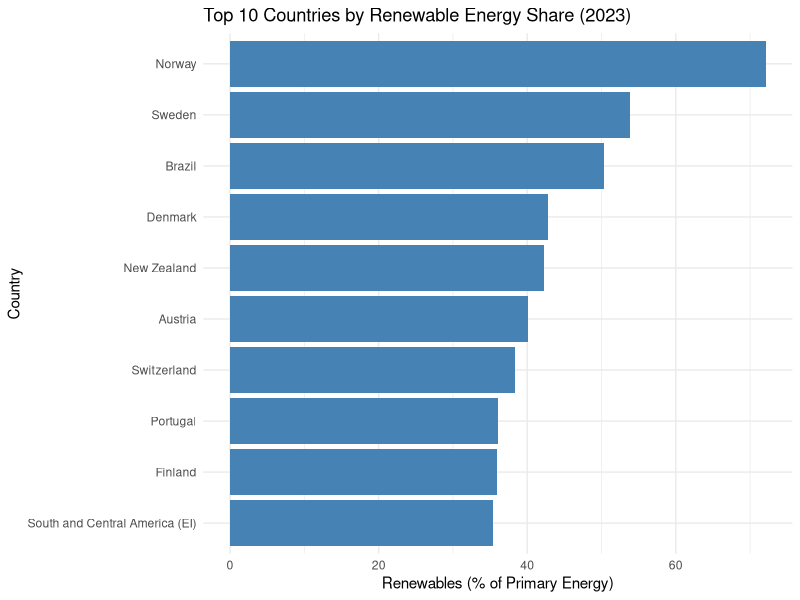
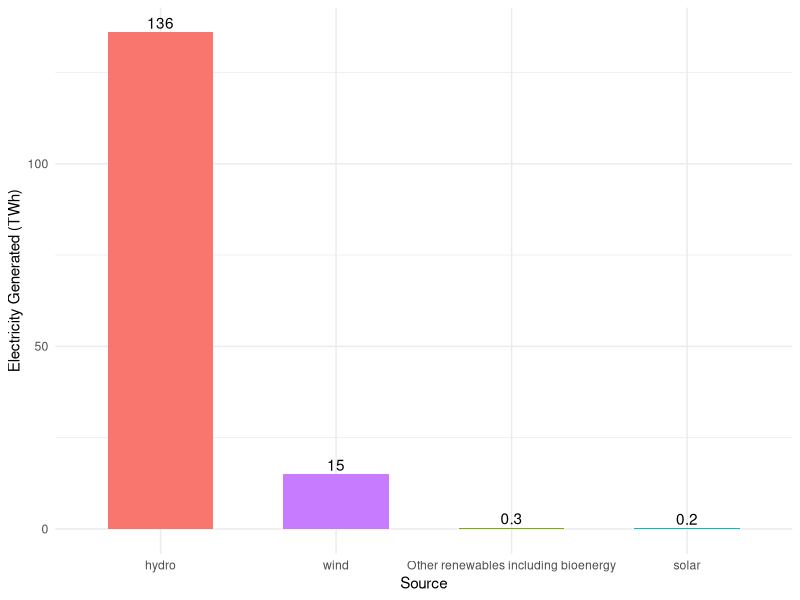
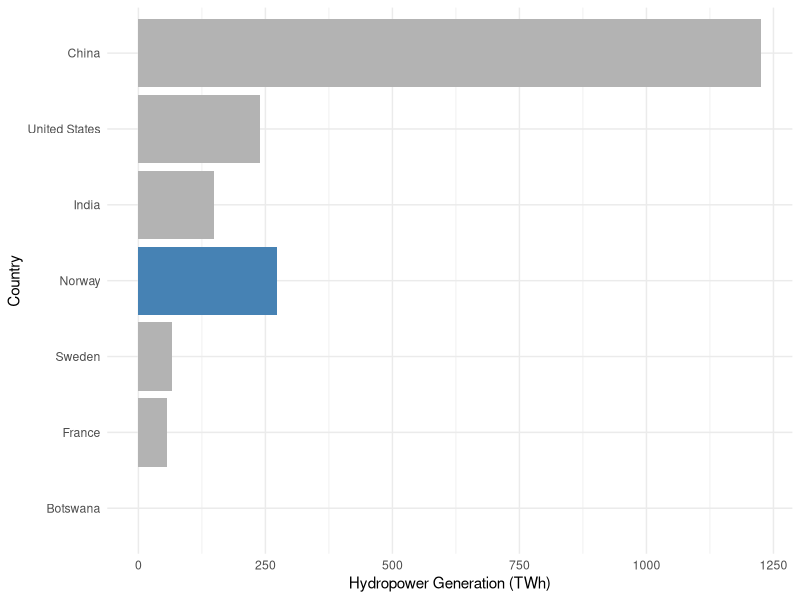
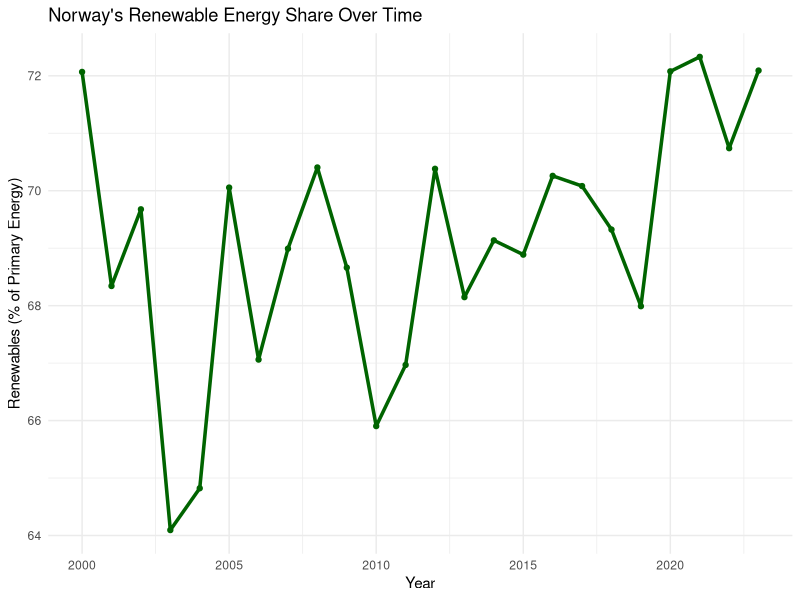

These figures' R source, in order:
## ---- chunk 1
library(readr)
library(tidyverse)

data <- read_csv("renewable-share-energy.csv")

top10_clean <- data %>%
  filter(Year == 2023, 
         !Entity %in% c("World", "Africa", "Asia", "Europe", "Oceania", 
                        "North America", "South America", "Eastern Africa (EI)")) %>%
  arrange(desc(`Renewables (% equivalent primary energy)`)) %>%
  slice(1:10)


## ---- chunk 2
library(knitr)

top10_clean %>%
  select(Entity, Code, Year, `Renewables (% equivalent primary energy)`) %>%
  rename(
    Country = Entity,
    `Renewables (%)` = `Renewables (% equivalent primary energy)`
  ) %>%
  kable(caption = "Top 10 Countries by Share of Renewable Energy in 2023")
## ---- chunk 3
#| label: fig-top10-bar
#| echo: false
#| fig-cap: "Top 10 Countries by Renewable Share in 2023"
#| fig-height: 5
#| fig-width: 8
ggplot(top10_clean, aes(x = reorder(Entity, `Renewables (% equivalent primary energy)`), 
                  y = `Renewables (% equivalent primary energy)`)) +
  geom_col(fill = "steelblue") +
  coord_flip() +
  labs(
    title = "Top 10 Countries by Renewable Energy Share (2023)",
    x = "Country",
    y = "Renewables (% of Primary Energy)"
  ) +
  theme_minimal()

## ---- chunk 4
norway_prod <- read_csv("modern-renewable-prod.csv")

norway_2023 <- norway_prod %>%
  filter(Entity == "Norway", Year == 2023) %>%
  select(
    `Electricity from wind - TWh`,
    `Electricity from hydro - TWh`,
    `Electricity from solar - TWh`,
    `Other renewables including bioenergy - TWh`
  ) %>%
  pivot_longer(everything(), names_to = "Source", values_to = "TWh") %>%
  mutate(Source = str_replace(Source, "Electricity from ", ""),
         Source = str_replace(Source, " - TWh", ""))

kable(norway_2023, caption = "Norway's Renewable Electricity Generation by Source in 2023 (TWh)")
## ---- chunk 5
#| label: fig-norway-sources
#| echo: false
#| fig-cap: "Breakdown of Norway’s Renewable Energy Generation in 2023"
#| fig-height: 4.5
#| fig-width: 6
ggplot(norway_2023, aes(x = reorder(Source, -TWh), y = TWh, fill = Source)) +
  geom_bar(stat = "identity", width = 0.6) +
  geom_text(aes(label = round(TWh, 1)), vjust = -0.3) +
  labs(x = "Source", y = "Electricity Generated (TWh)") +
  theme_minimal() +
  theme(legend.position = "none")
## ---- chunk 6
#| label: fig-global-hydro
#| echo: false
#| message: false
#| warning: false
#| fig-cap: "Global Hydropower Generation (TWh) in 2023 by Country"
#| fig-width: 8
#| fig-height: 5


hydro_data <- read_csv("hydropower-consumption.csv")

top_hydro <- hydro_data %>%
  filter(Year == 2023) %>%
  arrange(desc(`Electricity from hydro - TWh`)) %>%
  slice(1:9)

norway_row <- hydro_data %>%
  filter(Year == 2023, Entity == "Norway")

hydro_2023 <- bind_rows(top_hydro, norway_row)

ggplot(hydro_2023, aes(x = reorder(Entity, `Electricity from hydro - TWh`),
                       y = `Electricity from hydro - TWh`,
                       fill = Entity == "Norway")) +
  geom_col(show.legend = FALSE) +
  coord_flip() +
  labs(x = "Country", y = "Hydropower Generation (TWh)") +
  scale_fill_manual(values = c("TRUE" = "steelblue", "FALSE" = "gray70")) +
  theme_minimal()
## ---- chunk 7
#| label: fig-norway-trend
#| echo: false
#| message: false
#| warning: false
#| fig-cap: "Norway's Renewable Energy Share (2000–2023)"
#| fig-height: 4
#| fig-width: 6

# Re-import the dataset with a safer name to avoid 'data' conflict
renew_data <- read_csv("renewable-share-energy.csv")

# Filter for Norway and select year + renewable share
norway_trend <- renew_data %>%
  filter(Entity == "Norway", Year >= 2000) %>%
  select(Year, `Renewables (% equivalent primary energy)`)

# Plot Norway's renewable share over time
ggplot(norway_trend, aes(x = Year, y = `Renewables (% equivalent primary energy)`)) +
  geom_line(color = "darkgreen", size = 1.2) +
  geom_point(color = "darkgreen") +
  labs(
    title = "Norway's Renewable Energy Share Over Time",
    x = "Year",
    y = "Renewables (% of Primary Energy)"
  ) +
  theme_minimal()

